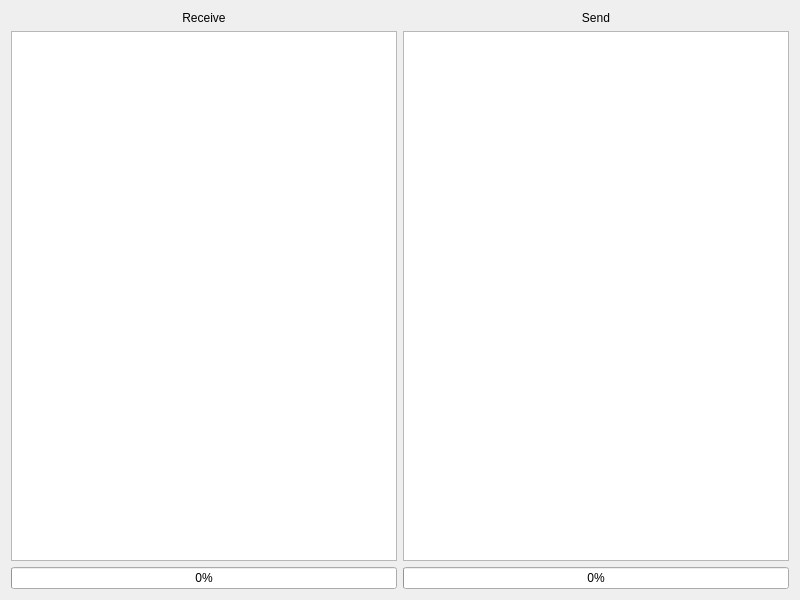
<?xml version="1.0" encoding="UTF-8"?>
<ui version="4.0">
 <class>MainWidget</class>
 <widget class="QWidget" name="MainWidget">
  <property name="geometry">
   <rect>
    <x>0</x>
    <y>0</y>
    <width>800</width>
    <height>600</height>
   </rect>
  </property>
  <property name="acceptDrops">
   <bool>true</bool>
  </property>
  <property name="windowTitle">
   <string>snftp</string>
  </property>
  <layout class="QHBoxLayout" name="horizontalLayout">
   <item>
    <layout class="QVBoxLayout" name="verticalLayout">
     <item>
      <widget class="QLabel" name="receiveLabel">
       <property name="text">
        <string>Receive</string>
       </property>
       <property name="alignment">
        <set>Qt::AlignCenter</set>
       </property>
      </widget>
     </item>
     <item>
      <widget class="QListView" name="receiveListView"/>
     </item>
     <item>
      <widget class="QProgressBar" name="receiveProgressBar">
       <property name="value">
        <number>0</number>
       </property>
      </widget>
     </item>
    </layout>
   </item>
   <item>
    <layout class="QVBoxLayout" name="verticalLayout_2">
     <item>
      <widget class="QLabel" name="sendLabel">
       <property name="text">
        <string>Send</string>
       </property>
       <property name="alignment">
        <set>Qt::AlignCenter</set>
       </property>
      </widget>
     </item>
     <item>
      <widget class="QListView" name="sendListView"/>
     </item>
     <item>
      <widget class="QProgressBar" name="sendProgressBar">
       <property name="value">
        <number>0</number>
       </property>
      </widget>
     </item>
    </layout>
   </item>
  </layout>
 </widget>
 <resources/>
 <connections/>
</ui>
